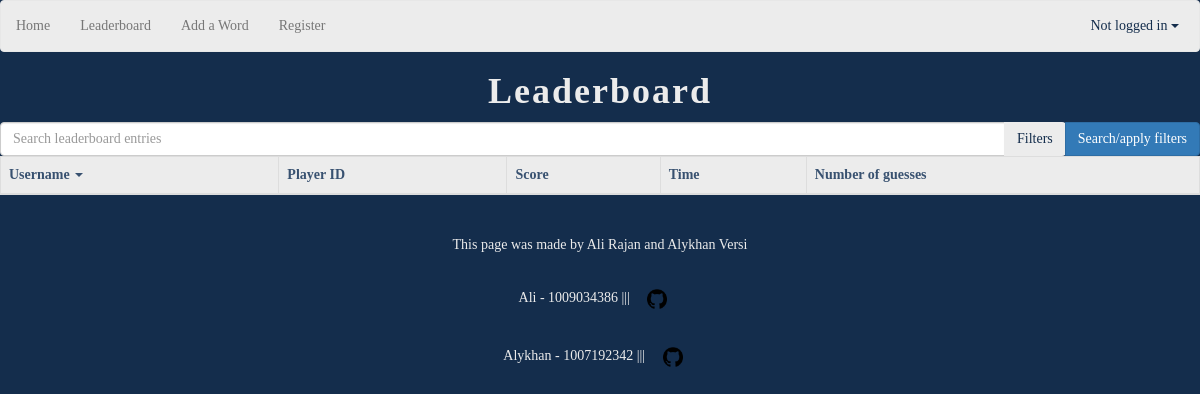
The page /leaderboard on the database as committed earlier.
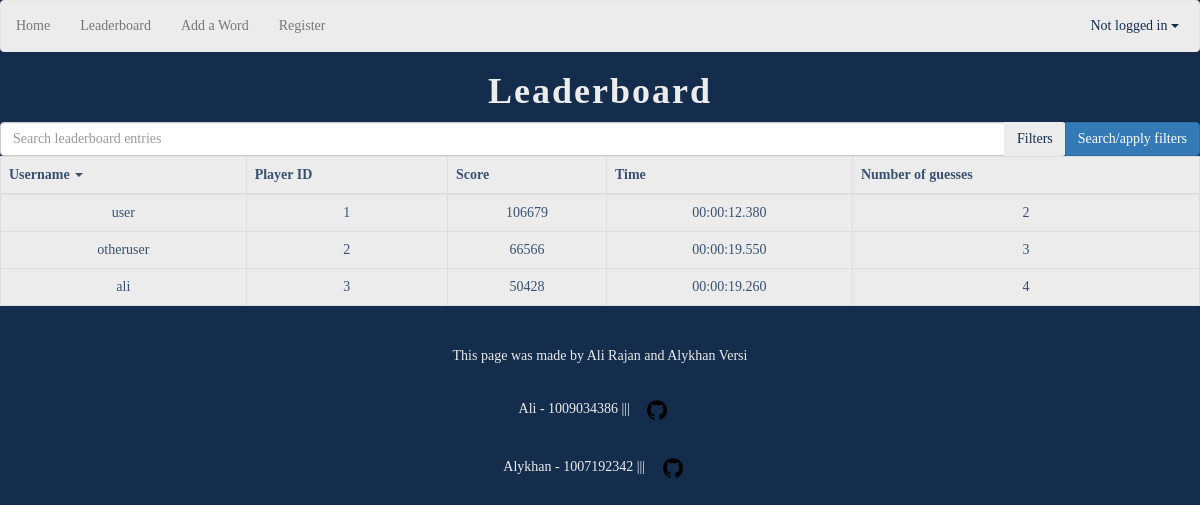
The same page on the database as committed later.
### database_handler.py (models this page shows, shortened)
class Leaderboard(database.Model):
    id = database.Column(database.Integer, primary_key=True, autoincrement=True)
    player_id = database.Column(database.Integer, database.ForeignKey("player.id"), nullable=False)
    score = database.Column(database.Integer, database.CheckConstraint("score >= 0"), nullable=False)
    time = database.Column(database.Text, nullable=False)
    guesses = database.Column(database.Integer, database.CheckConstraint("guesses > 0"), nullable=False)

class Player(database.Model):
    id = database.Column(database.Integer, primary_key=True, autoincrement=True)
    username = database.Column(database.Text, nullable=False)
    password_hash = database.Column(database.Text, nullable=False)

### main.py (the view)
@app.route("/leaderboard")
def leaderboard():
    entries = get_leaderboard_entries()
    return render_template("leaderboard.html", leaderboard_entries=entries, username_text=get_username_text())

### database_handler.py (called while the page is built)
def get_username(player_id: int) -> str:
    player = Player.query.filter_by(id=player_id).first()
    if not player:
        return ""
    return player.username

def get_leaderboard_entries() -> list[Leaderboard]:
    entries = Leaderboard.query.order_by(desc(Leaderboard.score)).all()
    return entries

### main.py (called while the page is built)
@app.template_filter()
def username_filter(player_id: int) -> str:
    return get_username(player_id)

def get_username_text() -> str:
    player_id = session.get("user_id", None)
    if player_id:
        username = get_username(player_id)
    else:
        username = "Not logged in"
    return username

### templates/leaderboard.html (shortened to what this page needs)
{% extends "navigation.html" %}
{% block content %}
    <h1>Leaderboard</h1>
    <form action="/leaderboard/search" method="POST">
        <div class="input-group mb-3">
            <input name="search-text" type="text" class="form-control" placeholder="Search leaderboard entries">
            <div class="input-group-btn">
                <button class="btn btn-outline-secondary dropdown-toggle" type="button" data-toggle="dropdown"
                aria-haspopup="true" aria-expanded="false">Filters</button>
                <button class="btn btn-primary dropdown-toggle" type="submit">Search/apply filters</button>
            </div>
        </div>
    </form>
    <table class="table table-bordered table-hover">
        <thead>
            <tr>
                <th class="th-sm">Username <span class="caret"></span></th>
                <th class="th-sm">Player ID</th>
                <th class="th-sm">Score</th>
                <th class="th-sm">Time</th>
                <th class="th-sm">Number of guesses</th>
            </tr>
        </thead>
        <tbody>
            {% for entry in leaderboard_entries %}
            <tr>
                <td>{{ entry.player_id | username_filter }}</td>
                <td>{{ entry.player_id}}</td>
                <td>{{ entry.score }}</td>
                <td>{{ entry.time }}</td>
                <td>{{ entry.guesses }}</td>
            </tr>
            {% endfor %}
        </tbody>
    </table>
{% endblock %}

### templates/navigation.html (shortened to what this page needs)
<!DOCTYPE html>
<html>
<head>
    <link rel="stylesheet" href="https://maxcdn.bootstrapcdn.com/bootstrap/3.4.1/css/bootstrap.min.css">
    <link rel="stylesheet" href="{{ url_for('static', filename='css/style.css') }}">
</head>
<body>
    <nav class="navbar navbar-default">
        <ul class="nav navbar-nav">
            <li class="nav-item"><a href="{{ url_for('home') }}">Home</a></li>
            <li class="nav-item"><a href="{{ url_for('leaderboard') }}">Leaderboard</a></li>
            <li class="nav-item"><a href="{{ url_for('add_word') }}">Add a Word</a></li>
            <li class="nav-item"><a href="{{ url_for('register') }}">Register</a></li>
        </ul>
        <div class="nav navbar-nav navbar-right" id="logout-dropdown">
            <button class="btn btn-outline-secondary dropdown-toggle" type="button" data-toggle="dropdown"
            aria-haspopup="true" aria-expanded="false">
                {{ username_text }}
                <span class="caret"></span>
            </button>
        </div>
    </nav>
    {% block content %}
    {% endblock %}
    <footer class="text-center text-white fixed-bottom">
        <br>
        <div class="text-center p-3">
            This page was made by Ali Rajan and Alykhan Versi
        </div>
        <br>
        <p class="text-white" >Ali - 1009034386 ||| <a href="https://github.com/ali-rajan"><img
        src="../static/images/githubicon.png" alt="github-icon" id="github-icon"></a></p>
        <p class="text-white" >Alykhan - 1007192342 ||| <a href="https://github.com/alykhan02"><img
        src="../static/images/githubicon.png" alt="github-icon" id="github-icon"></a></p>
    </footer>
</body>

### static/css/style.css (style rules this page uses)
body { font-family: "Georgia", "Century Schoolbook"; text-align: center; color: #ececec; background-color: #142d4c; }
img { margin: 1em; }
.navbar { background-color: #ececec; color: #385170; }
#logout-dropdown { padding-top: 0.55em; margin-right: 0.5em; }
input { color: #142d4c; background-color: #ececec; }
button { color: #142d4c; background-color: #ececec; }
h1 { font-size: 36px; font-weight: bold; letter-spacing: 2px; }
#github-icon { width: 20px; height: 20px; }
.table { background-color: #ececec; color: #385170; }

Rows that differ between the two databases and show on the page:
added Leaderboard: player_id|username_filter "user", player_id "1", score "106679", time "00:00:12.380", guesses "2"
added Leaderboard: player_id|username_filter "otheruser", player_id "2", score "66566", time "00:00:19.550", guesses "3"
added Leaderboard: player_id|username_filter "ali", player_id "3", score "50428", time "00:00:19.260", guesses "4"
